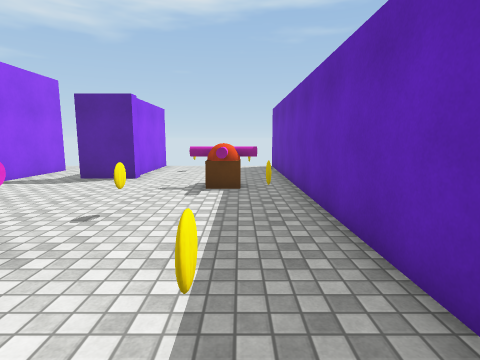
[1] (above)

17 first-person views from a walk through a Unity game level. The camera is 1.4 m above the floor, tilts 8° down and sees 80° across. The floor is counted in squares, 1 m on a side. Each view is taken from the middle of a square. On the plan, view 1 faces up. The plan holds only what a view shows up to about 14 squares ahead; the rest is blank. The place goes on beyond the plan. The player is left out. Surface patterns are stand-ins for the level's own textures.

[2]
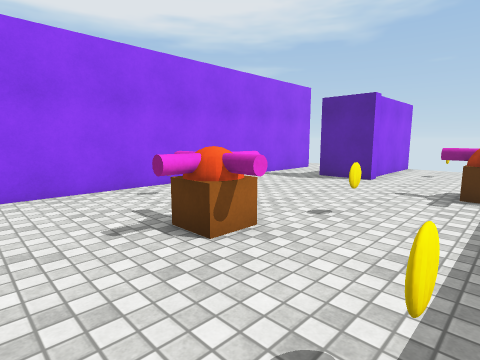

[3]
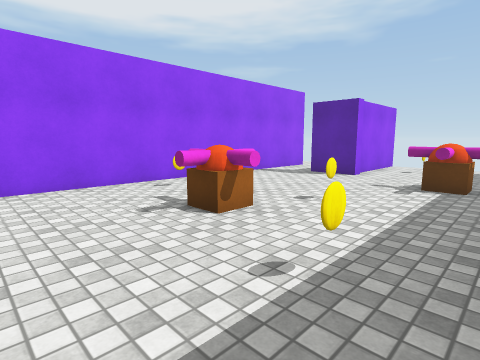

[4]
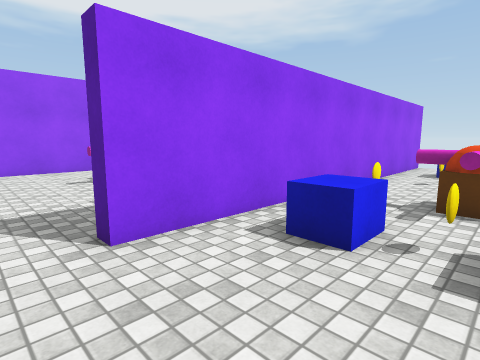

[5]
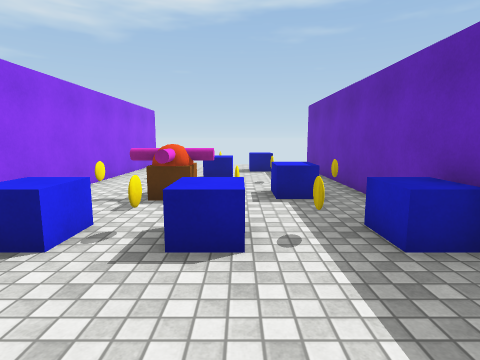

[6]
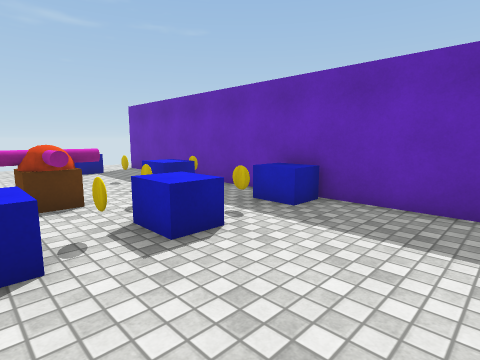

[7]
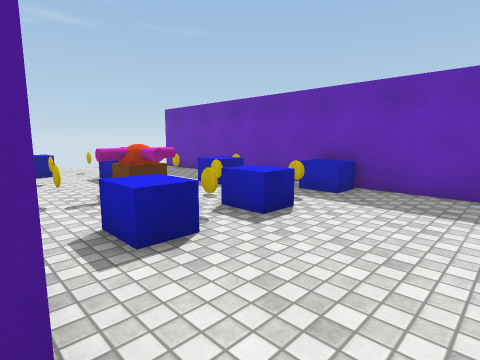

[8]
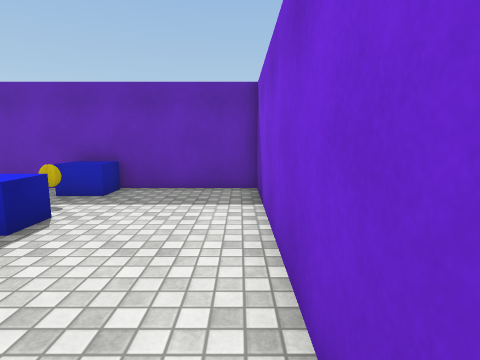

[9]
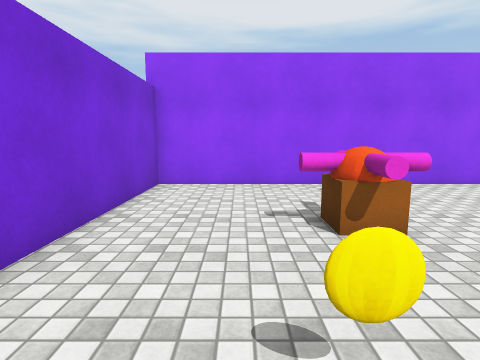

[10]
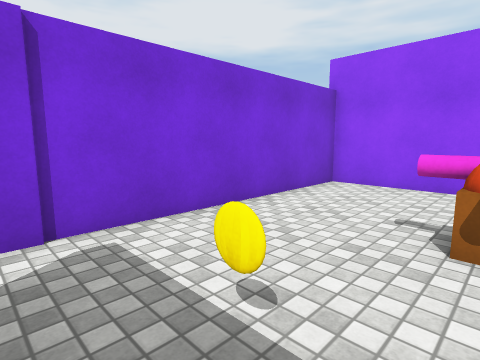

[11]
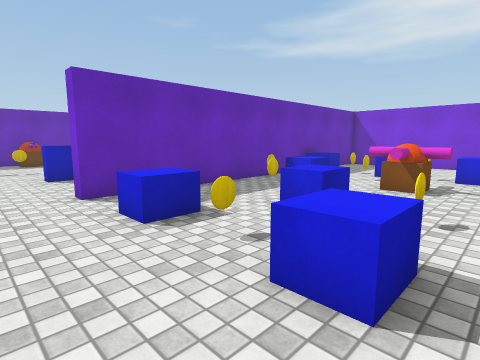

[12]
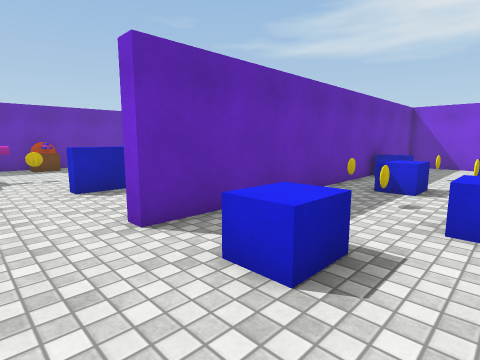

[13]
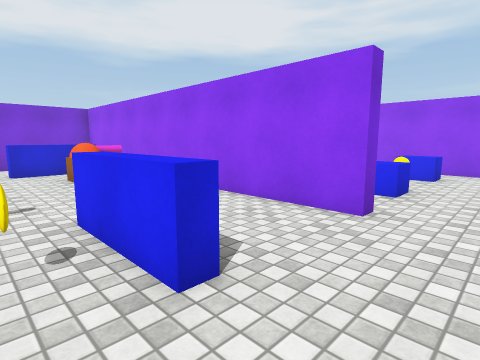

[14]
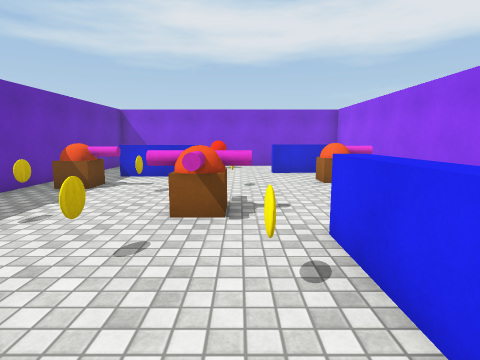

[15]
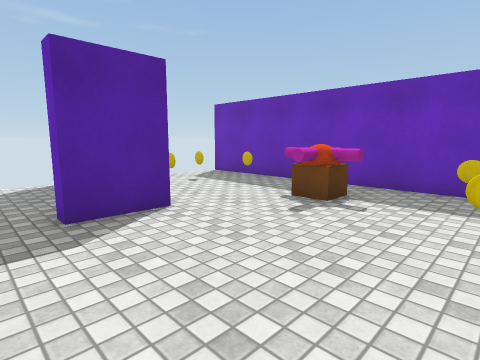

[16]
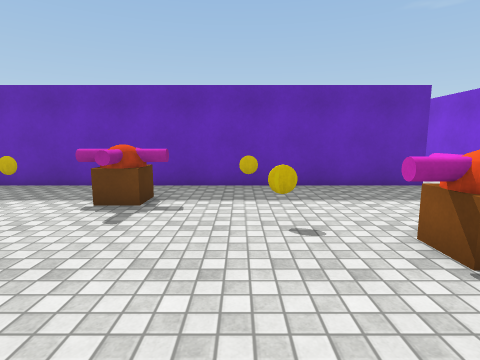

[17]
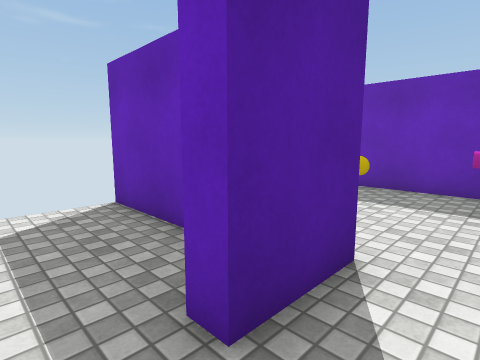

### Floor plan
Ten units are one square. View 1 is at (0, 0); x grows to the right and y downward. Boxes are objects, and circles mark ways between rooms. Rooms are numbered by the first view taken in them; rooms with no view inside come last. Other rooms are left out.
<svg viewBox="-86 -160 316 180">
<path fill="none" stroke="#000" d="M-38 -109 -38 -103 -58 -103 -58 -109M-45 -128 -45 -155M-81 -132 -81 15 26 15M22 -4 17 -4 17 -154M-40 -155 -40 -112M22 -152 22 -4M26 15 103 15 103 -129 108 -129M177 -31 206 -31M142 -115 142 -129 147 -129 147 -98M123 -18 147 -18 147 -14M224 -128 224 -136M108 -129 108 1M224 1 224 -65M125 15 146 15"/>
<rect x="-45" y="-45" width="20" height="30" fill="#bbb"><title>cannon</title></rect>
<rect x="-15" y="-105" width="20" height="30" fill="#bbb"><title>cannon</title></rect>
<rect x="35" y="-45" width="10" height="20" fill="#bbb"><title>blue block</title></rect>
<rect x="35" y="-75" width="30" height="30" fill="#bbb"><title>cannon</title></rect>
<rect x="35" y="-135" width="20" height="20" fill="#bbb"><title>blue block</title></rect>
<rect x="55" y="-45" width="20" height="20" fill="#bbb"><title>blue block</title></rect>
<rect x="55" y="-105" width="20" height="20" fill="#bbb"><title>blue block</title></rect>
<rect x="75" y="-75" width="20" height="20" fill="#bbb"><title>blue block</title></rect>
<rect x="75" y="-135" width="10" height="20" fill="#bbb"><title>blue block</title></rect>
<rect x="85" y="-45" width="20" height="20" fill="#bbb"><title>blue block</title></rect>
<rect x="115" y="-55" width="20" height="20" fill="#bbb"><title>cannon</title></rect>
<rect x="155" y="-95" width="30" height="20" fill="#bbb"><title>cannon</title></rect>
<rect x="165" y="-5" width="10" height="10" fill="#bbb"><title>other object</title></rect>
<rect x="175" y="-145" width="10" height="10" fill="#bbb"><title>other object</title></rect>
<rect x="195" y="-65" width="20" height="20" fill="#bbb"><title>cannon</title></rect>
<rect x="205" y="-125" width="20" height="10" fill="#bbb"><title>other object</title></rect>
<circle cx="20" cy="5" r="3" fill="#2a7"/>
<circle cx="105" cy="-145" r="3" fill="#2a7"/>
<text x="-30" y="-70">1</text>
<text x="60" y="-70">2</text>
<text x="170" y="-70">3</text>
</svg>
Room 1 opens to room 2. Room 2 opens to room 3.

Where each view was taken, in squares from view 1:
view 1: 0 up, 0 right, facing up
view 2: 0 up, 0 right, facing up-left
view 3: 1 down, 1 right, facing up-left
view 4: 1 down, 6 right, facing up-left
view 5: 1 down, 7 right, facing up
view 6: 1 down, 4 right, facing up-right
view 7: 1 down, 2 right, facing up-right
view 8: 1 down, 2 right, facing right
view 9: 1 up, 1 right, facing left
view 10: 3 up, 1 right, facing down-left
view 11: 15 up, 3 right, facing down-right
view 12: 15 up, 6 right, facing down-right
view 13: 15 up, 16 right, facing down-left
view 14: 14 up, 16 right, facing down
view 15: 5 up, 7 left, facing up-right
view 16: 6 up, 7 left, facing right
view 17: 9 up, 7 left, facing up-right
